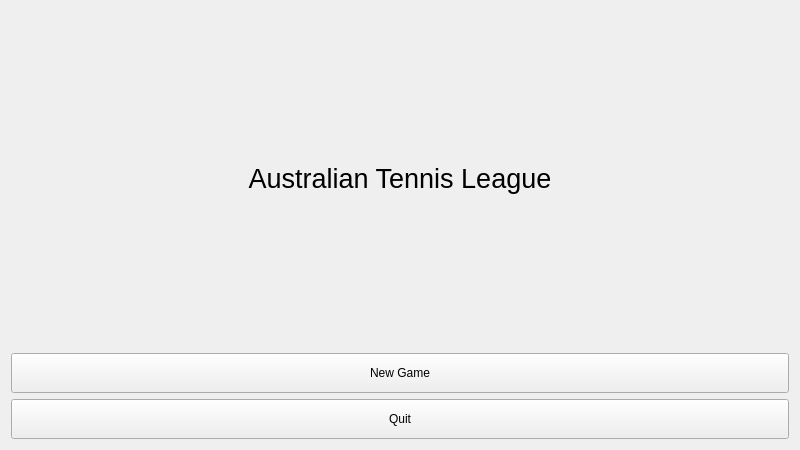
<?xml version="1.0" encoding="UTF-8"?>
<ui version="4.0">
 <class>JTitleWindow</class>
 <widget class="QWidget" name="JTitleWindow">
  <property name="geometry">
   <rect>
    <x>0</x>
    <y>0</y>
    <width>800</width>
    <height>450</height>
   </rect>
  </property>
  <property name="windowTitle">
   <string>ATL</string>
  </property>
  <layout class="QGridLayout" name="gridLayout_2">
   <item row="0" column="0">
    <layout class="QGridLayout" name="gridLayout">
     <item row="2" column="0">
      <widget class="QPushButton" name="new_game_btn">
       <property name="minimumSize">
        <size>
         <width>0</width>
         <height>40</height>
        </size>
       </property>
       <property name="toolTip">
        <string>Start new game</string>
       </property>
       <property name="toolTipDuration">
        <number>-1</number>
       </property>
       <property name="text">
        <string>New Game</string>
       </property>
       <property name="autoDefault">
        <bool>false</bool>
       </property>
       <property name="flat">
        <bool>false</bool>
       </property>
      </widget>
     </item>
     <item row="3" column="0">
      <widget class="QPushButton" name="quit_btn">
       <property name="minimumSize">
        <size>
         <width>0</width>
         <height>40</height>
        </size>
       </property>
       <property name="text">
        <string>Quit</string>
       </property>
      </widget>
     </item>
     <item row="0" column="0">
      <widget class="QLabel" name="label">
       <property name="text">
        <string>&lt;html&gt;&lt;head/&gt;&lt;body&gt;&lt;p align=&quot;center&quot;&gt;&lt;span style=&quot; font-size:20pt;&quot;&gt;Australian Tennis League&lt;/span&gt;&lt;/p&gt;&lt;/body&gt;&lt;/html&gt;</string>
       </property>
      </widget>
     </item>
    </layout>
   </item>
  </layout>
 </widget>
 <resources/>
 <connections/>
</ui>
